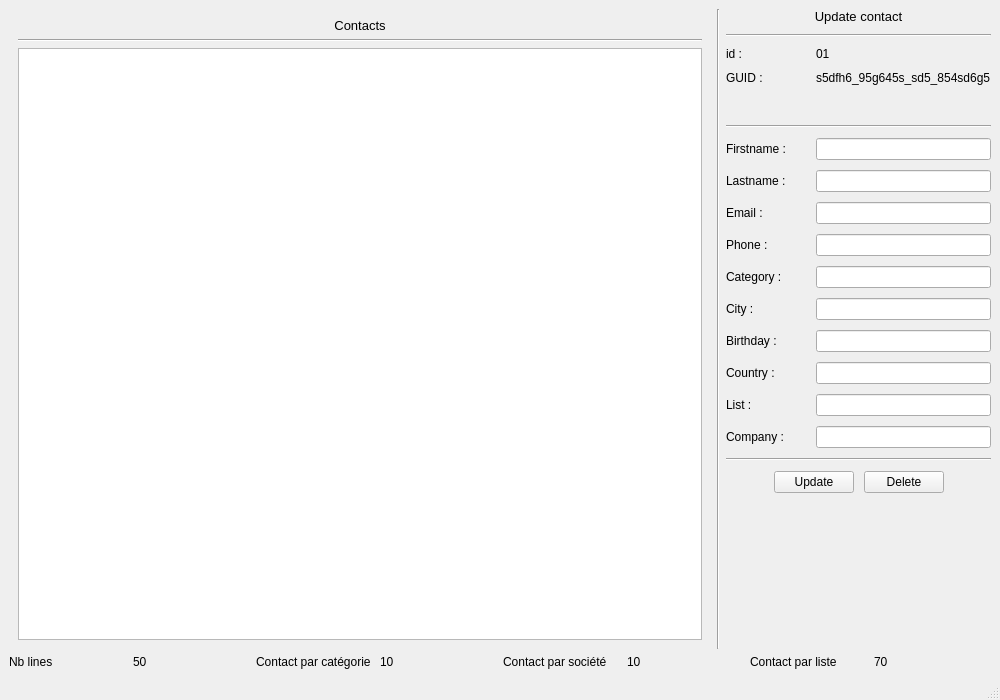
<?xml version="1.0" encoding="UTF-8"?>
<ui version="4.0">
 <class>MainWindow</class>
 <widget class="QMainWindow" name="MainWindow">
  <property name="geometry">
   <rect>
    <x>0</x>
    <y>0</y>
    <width>1000</width>
    <height>700</height>
   </rect>
  </property>
  <property name="windowTitle">
   <string>MainWindow</string>
  </property>
  <widget class="QWidget" name="centralwidget">
   <property name="sizePolicy">
    <sizepolicy hsizetype="Preferred" vsizetype="Preferred">
     <horstretch>0</horstretch>
     <verstretch>0</verstretch>
    </sizepolicy>
   </property>
   <property name="maximumSize">
    <size>
     <width>16777215</width>
     <height>16777215</height>
    </size>
   </property>
   <layout class="QVBoxLayout" name="verticalLayout_5">
    <item>
     <layout class="QHBoxLayout" name="horizontalLayout_3" stretch="0,0,0">
      <property name="sizeConstraint">
       <enum>QLayout::SetDefaultConstraint</enum>
      </property>
      <item>
       <widget class="QWidget" name="" native="true">
        <property name="enabled">
         <bool>true</bool>
        </property>
        <property name="sizePolicy">
         <sizepolicy hsizetype="Preferred" vsizetype="Preferred">
          <horstretch>5</horstretch>
          <verstretch>0</verstretch>
         </sizepolicy>
        </property>
        <layout class="QVBoxLayout" name="verticalLayout">
         <property name="sizeConstraint">
          <enum>QLayout::SetDefaultConstraint</enum>
         </property>
         <item>
          <widget class="QLabel" name="label">
           <property name="font">
            <font>
             <pointsize>10</pointsize>
            </font>
           </property>
           <property name="text">
            <string>Contacts</string>
           </property>
           <property name="alignment">
            <set>Qt::AlignCenter</set>
           </property>
          </widget>
         </item>
         <item>
          <widget class="Line" name="line_2">
           <property name="orientation">
            <enum>Qt::Horizontal</enum>
           </property>
          </widget>
         </item>
         <item>
          <widget class="QTableWidget" name="tableWidget">
           <property name="sizePolicy">
            <sizepolicy hsizetype="Expanding" vsizetype="Expanding">
             <horstretch>0</horstretch>
             <verstretch>0</verstretch>
            </sizepolicy>
           </property>
           <property name="minimumSize">
            <size>
             <width>200</width>
             <height>100</height>
            </size>
           </property>
           <attribute name="verticalHeaderVisible">
            <bool>false</bool>
           </attribute>
          </widget>
         </item>
        </layout>
       </widget>
      </item>
      <item>
       <widget class="Line" name="line_5">
        <property name="orientation">
         <enum>Qt::Vertical</enum>
        </property>
       </widget>
      </item>
      <item>
       <layout class="QVBoxLayout" name="verticalLayout_4">
        <property name="spacing">
         <number>10</number>
        </property>
        <item>
         <layout class="QVBoxLayout" name="verticalLayout_3">
          <item>
           <widget class="QLabel" name="label_2">
            <property name="font">
             <font>
              <pointsize>10</pointsize>
             </font>
            </property>
            <property name="text">
             <string>Update contact</string>
            </property>
            <property name="alignment">
             <set>Qt::AlignCenter</set>
            </property>
           </widget>
          </item>
          <item>
           <widget class="Line" name="line">
            <property name="orientation">
             <enum>Qt::Horizontal</enum>
            </property>
           </widget>
          </item>
          <item>
           <layout class="QHBoxLayout" name="horizontalLayout_4">
            <item>
             <widget class="QLabel" name="form_id_lbl">
              <property name="sizePolicy">
               <sizepolicy hsizetype="Fixed" vsizetype="Preferred">
                <horstretch>0</horstretch>
                <verstretch>0</verstretch>
               </sizepolicy>
              </property>
              <property name="minimumSize">
               <size>
                <width>80</width>
                <height>0</height>
               </size>
              </property>
              <property name="text">
               <string>id :</string>
              </property>
             </widget>
            </item>
            <item>
             <widget class="QLabel" name="form_id_edit">
              <property name="text">
               <string>01</string>
              </property>
              <property name="textInteractionFlags">
               <set>Qt::LinksAccessibleByMouse</set>
              </property>
             </widget>
            </item>
           </layout>
          </item>
          <item>
           <layout class="QHBoxLayout" name="horizontalLayout_5">
            <item>
             <widget class="QLabel" name="form_GUID_lbl">
              <property name="sizePolicy">
               <sizepolicy hsizetype="Fixed" vsizetype="Preferred">
                <horstretch>0</horstretch>
                <verstretch>0</verstretch>
               </sizepolicy>
              </property>
              <property name="minimumSize">
               <size>
                <width>80</width>
                <height>0</height>
               </size>
              </property>
              <property name="text">
               <string>GUID :</string>
              </property>
             </widget>
            </item>
            <item>
             <widget class="QLabel" name="form_GUID_edit">
              <property name="text">
               <string>s5dfh6_95g645s_sd5_854sd6g5</string>
              </property>
              <property name="textInteractionFlags">
               <set>Qt::LinksAccessibleByMouse</set>
              </property>
             </widget>
            </item>
           </layout>
          </item>
          <item>
           <spacer name="verticalSpacer_2">
            <property name="orientation">
             <enum>Qt::Vertical</enum>
            </property>
            <property name="sizeHint" stdset="0">
             <size>
              <width>20</width>
              <height>30</height>
             </size>
            </property>
           </spacer>
          </item>
          <item>
           <widget class="Line" name="line_4">
            <property name="orientation">
             <enum>Qt::Horizontal</enum>
            </property>
           </widget>
          </item>
          <item>
           <layout class="QHBoxLayout" name="horizontalLayout_6">
            <item>
             <widget class="QLabel" name="form_firstname_lbl">
              <property name="sizePolicy">
               <sizepolicy hsizetype="Fixed" vsizetype="Preferred">
                <horstretch>0</horstretch>
                <verstretch>0</verstretch>
               </sizepolicy>
              </property>
              <property name="minimumSize">
               <size>
                <width>80</width>
                <height>0</height>
               </size>
              </property>
              <property name="text">
               <string>Firstname :</string>
              </property>
             </widget>
            </item>
            <item>
             <widget class="QLineEdit" name="form_firstname_edit"/>
            </item>
           </layout>
          </item>
          <item>
           <layout class="QHBoxLayout" name="horizontalLayout_7">
            <item>
             <widget class="QLabel" name="form_lastname_lbl">
              <property name="sizePolicy">
               <sizepolicy hsizetype="Fixed" vsizetype="Preferred">
                <horstretch>0</horstretch>
                <verstretch>0</verstretch>
               </sizepolicy>
              </property>
              <property name="minimumSize">
               <size>
                <width>80</width>
                <height>0</height>
               </size>
              </property>
              <property name="text">
               <string>Lastname :</string>
              </property>
             </widget>
            </item>
            <item>
             <widget class="QLineEdit" name="form_lastname_edit"/>
            </item>
           </layout>
          </item>
          <item>
           <layout class="QHBoxLayout" name="horizontalLayout_16">
            <item>
             <widget class="QLabel" name="form_email_lbl">
              <property name="sizePolicy">
               <sizepolicy hsizetype="Fixed" vsizetype="Preferred">
                <horstretch>0</horstretch>
                <verstretch>0</verstretch>
               </sizepolicy>
              </property>
              <property name="minimumSize">
               <size>
                <width>80</width>
                <height>0</height>
               </size>
              </property>
              <property name="text">
               <string>Email :</string>
              </property>
             </widget>
            </item>
            <item>
             <widget class="QLineEdit" name="form_email_edit"/>
            </item>
           </layout>
          </item>
          <item>
           <layout class="QHBoxLayout" name="horizontalLayout_8">
            <item>
             <widget class="QLabel" name="form_phone_lbl">
              <property name="sizePolicy">
               <sizepolicy hsizetype="Fixed" vsizetype="Preferred">
                <horstretch>0</horstretch>
                <verstretch>0</verstretch>
               </sizepolicy>
              </property>
              <property name="minimumSize">
               <size>
                <width>80</width>
                <height>0</height>
               </size>
              </property>
              <property name="text">
               <string>Phone :</string>
              </property>
             </widget>
            </item>
            <item>
             <widget class="QLineEdit" name="form_phone_edit"/>
            </item>
           </layout>
          </item>
          <item>
           <layout class="QHBoxLayout" name="horizontalLayout_9">
            <item>
             <widget class="QLabel" name="form_category_lbl">
              <property name="sizePolicy">
               <sizepolicy hsizetype="Fixed" vsizetype="Preferred">
                <horstretch>0</horstretch>
                <verstretch>0</verstretch>
               </sizepolicy>
              </property>
              <property name="minimumSize">
               <size>
                <width>80</width>
                <height>0</height>
               </size>
              </property>
              <property name="text">
               <string>Category :</string>
              </property>
             </widget>
            </item>
            <item>
             <widget class="QLineEdit" name="form_category_edit"/>
            </item>
           </layout>
          </item>
          <item>
           <layout class="QHBoxLayout" name="horizontalLayout_10">
            <item>
             <widget class="QLabel" name="form_city_lbl">
              <property name="sizePolicy">
               <sizepolicy hsizetype="Fixed" vsizetype="Preferred">
                <horstretch>0</horstretch>
                <verstretch>0</verstretch>
               </sizepolicy>
              </property>
              <property name="minimumSize">
               <size>
                <width>80</width>
                <height>0</height>
               </size>
              </property>
              <property name="text">
               <string>City :</string>
              </property>
             </widget>
            </item>
            <item>
             <widget class="QLineEdit" name="form_city_edit"/>
            </item>
           </layout>
          </item>
          <item>
           <layout class="QHBoxLayout" name="horizontalLayout_11">
            <item>
             <widget class="QLabel" name="form_birthday_lbl">
              <property name="sizePolicy">
               <sizepolicy hsizetype="Fixed" vsizetype="Preferred">
                <horstretch>0</horstretch>
                <verstretch>0</verstretch>
               </sizepolicy>
              </property>
              <property name="minimumSize">
               <size>
                <width>80</width>
                <height>0</height>
               </size>
              </property>
              <property name="text">
               <string>Birthday :</string>
              </property>
             </widget>
            </item>
            <item>
             <widget class="QLineEdit" name="form_birthday_edit"/>
            </item>
           </layout>
          </item>
          <item>
           <layout class="QHBoxLayout" name="horizontalLayout_13">
            <item>
             <widget class="QLabel" name="form_country_lbl">
              <property name="sizePolicy">
               <sizepolicy hsizetype="Fixed" vsizetype="Preferred">
                <horstretch>0</horstretch>
                <verstretch>0</verstretch>
               </sizepolicy>
              </property>
              <property name="minimumSize">
               <size>
                <width>80</width>
                <height>0</height>
               </size>
              </property>
              <property name="text">
               <string>Country :</string>
              </property>
             </widget>
            </item>
            <item>
             <widget class="QLineEdit" name="form_country_edit"/>
            </item>
           </layout>
          </item>
          <item>
           <layout class="QHBoxLayout" name="horizontalLayout_14">
            <item>
             <widget class="QLabel" name="form_list_lbl">
              <property name="sizePolicy">
               <sizepolicy hsizetype="Fixed" vsizetype="Preferred">
                <horstretch>0</horstretch>
                <verstretch>0</verstretch>
               </sizepolicy>
              </property>
              <property name="minimumSize">
               <size>
                <width>80</width>
                <height>0</height>
               </size>
              </property>
              <property name="text">
               <string>List :</string>
              </property>
             </widget>
            </item>
            <item>
             <widget class="QLineEdit" name="form_list_edit"/>
            </item>
           </layout>
          </item>
          <item>
           <layout class="QHBoxLayout" name="horizontalLayout_15">
            <item>
             <widget class="QLabel" name="form_company_lbl">
              <property name="sizePolicy">
               <sizepolicy hsizetype="Fixed" vsizetype="Preferred">
                <horstretch>0</horstretch>
                <verstretch>0</verstretch>
               </sizepolicy>
              </property>
              <property name="minimumSize">
               <size>
                <width>80</width>
                <height>0</height>
               </size>
              </property>
              <property name="text">
               <string>Company :</string>
              </property>
             </widget>
            </item>
            <item>
             <widget class="QLineEdit" name="form_company_edit"/>
            </item>
           </layout>
          </item>
         </layout>
        </item>
        <item>
         <widget class="Line" name="line_3">
          <property name="orientation">
           <enum>Qt::Horizontal</enum>
          </property>
         </widget>
        </item>
        <item>
         <layout class="QHBoxLayout" name="horizontalLayout_12">
          <item>
           <spacer name="horizontalSpacer">
            <property name="orientation">
             <enum>Qt::Horizontal</enum>
            </property>
            <property name="sizeHint" stdset="0">
             <size>
              <width>40</width>
              <height>20</height>
             </size>
            </property>
           </spacer>
          </item>
          <item>
           <widget class="QPushButton" name="update_btn">
            <property name="text">
             <string>Update</string>
            </property>
           </widget>
          </item>
          <item>
           <widget class="QPushButton" name="delete_btn">
            <property name="text">
             <string>Delete</string>
            </property>
           </widget>
          </item>
          <item>
           <spacer name="horizontalSpacer_2">
            <property name="orientation">
             <enum>Qt::Horizontal</enum>
            </property>
            <property name="sizeHint" stdset="0">
             <size>
              <width>40</width>
              <height>20</height>
             </size>
            </property>
           </spacer>
          </item>
         </layout>
        </item>
        <item>
         <spacer name="verticalSpacer_3">
          <property name="orientation">
           <enum>Qt::Vertical</enum>
          </property>
          <property name="sizeHint" stdset="0">
           <size>
            <width>20</width>
            <height>40</height>
           </size>
          </property>
         </spacer>
        </item>
       </layout>
      </item>
     </layout>
    </item>
    <item>
     <layout class="QVBoxLayout" name="verticalLayout_2">
      <item>
       <layout class="QHBoxLayout" name="horizontalLayout_2">
        <item>
         <widget class="QLabel" name="nbLine_lbl">
          <property name="text">
           <string>Nb lines</string>
          </property>
         </widget>
        </item>
        <item>
         <widget class="QLabel" name="nbLine_edit">
          <property name="text">
           <string>50</string>
          </property>
         </widget>
        </item>
        <item>
         <widget class="QLabel" name="nbCategory_lbl">
          <property name="text">
           <string>Contact par catégorie</string>
          </property>
         </widget>
        </item>
        <item>
         <widget class="QLabel" name="nbCategory_edit">
          <property name="text">
           <string>10</string>
          </property>
         </widget>
        </item>
        <item>
         <widget class="QLabel" name="nbCompany_lbl">
          <property name="text">
           <string>Contact par société</string>
          </property>
         </widget>
        </item>
        <item>
         <widget class="QLabel" name="nbCompany_edit">
          <property name="text">
           <string>10</string>
          </property>
         </widget>
        </item>
        <item>
         <widget class="QLabel" name="nbList_lbl">
          <property name="text">
           <string>Contact par liste</string>
          </property>
         </widget>
        </item>
        <item>
         <widget class="QLabel" name="nbList_edit">
          <property name="text">
           <string>70</string>
          </property>
         </widget>
        </item>
       </layout>
      </item>
     </layout>
    </item>
   </layout>
  </widget>
  <widget class="QMenuBar" name="menubar">
   <property name="geometry">
    <rect>
     <x>0</x>
     <y>0</y>
     <width>1000</width>
     <height>25</height>
    </rect>
   </property>
  </widget>
  <widget class="QStatusBar" name="statusbar"/>
 </widget>
 <resources/>
 <connections/>
</ui>
